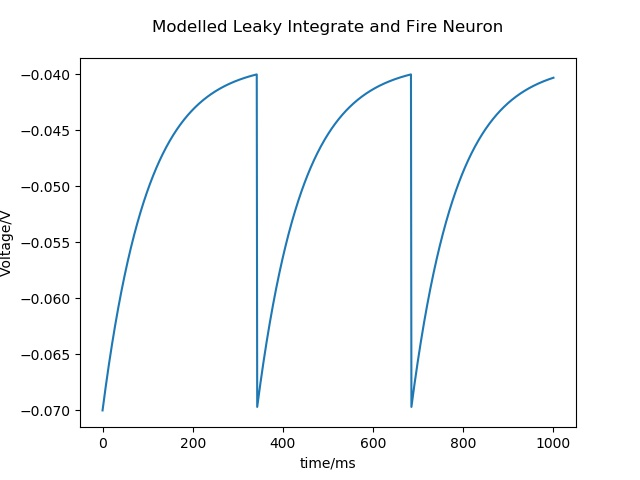

Generate this figure with Julia:
#CW3

#Q1

# Simulate an integrate and fire model with parameters below for one second
# tau_m = 10ms       Membrane time constant
# E_L = V_r = -70mV  Leak Potential, Reset Voltage
# V_t = -40mV        Threshold voltage
# R_m = 10M          Membrane Resistance (receprocal of conductance)
# I_e = 3.1nA

# Use Euler's method with time step delta_t = 1ms
# Plot the voltage as a function of time
# No Refractory period
# Once voltage exceeds V_t set voltage to V_r


using Printf
using PyPlot
using Distributions

const global tau_m = 0.01
const global E_L = -0.07
const global V_r = -0.07
const global V_t = -0.04
const global R_m = 10000000
const global C_m = 1/R_m
const global I_e = 0.0000000031
const global delta_t = 0.001



#Update a voltage amount for time step
function voltageUpdate(voltage::Float64)
    #Taken from conor's notes
    # tau_m dV/dt = E_L - V + R_m*I_e
    update = ((E_L - voltage) + (R_m*I_e))
    update = update * tau_m

    newVoltage = voltage + update

    return newVoltage
end

#Check if voltage is above V_t
function checkReset(voltage::Float64)
    if voltage > V_t
        return true
    else
        return false
    end
end

#Use pyplot to plot voltages vector and save to file
function plotVoltage(voltages::Vector{Float64})
    plot(voltages)
    plt.title("Modelled Leaky Integrate and Fire Neuron\n")
    plt.xlabel("time/ms")
    plt.ylabel("Voltage/V")
    savefig("linf.jpg")
    println("File saved to linf.jpg")
end



#Model a single linf neuron and plot voltage against time
function q1()
    voltage = zeros(1001)
    voltage[1] = V_r
    # 2:1001 to account for t[0] stored at voltage[1] due to Julia
    for t in 2:1001
        voltage[t] = voltageUpdate(voltage[t-1])
        if checkReset(voltage[t])
            voltage[t] = V_r
        end

    end
    plotVoltage(voltage)
end









#Question 2
# Simulate two neurons with synaptic connection between each other
# First projects to second
# Second projects to first

const global tau_m2 = 0.02
const global V_r2 = -0.08
const global V_t2 = -0.054
const global R_mI_e = 0.018
const global R_mg_s = 0.15
const global P = 0.5
const global tau_s = 0.010

#Simulate two cases
# a) assuming synapses are excitatory with E_s = 0
# b) assuming synapses are inhibitory with E_s = -0.08

#Set the inital membrane potentials of neurons to different random values V_r:V_t
#Simulate 1s of activity
#Plot each case plot neurons together differentiated by colour


function checkReset2(voltage::Float64)
    if voltage > V_t2
        return true
    else
        return false
    end
end

function updateVoltages2(v1::Float64, v2::Float64, sUp::Float64, sDown::Float64, E_s::Float64)
    update = Vector{Float64}(undef,2)

    # Input voltage is from neuron 2
    update[1] = ((E_L - v2) + (R_mI_e))    +    (R_mg_s * sDown * (E_s - v2))
    update[1] = update[1] * tau_m2

    # Input voltage is from neuron 1
    update[2] = ((E_L - v1) + (R_mI_e))    +    (R_mg_s * sUp *   (E_s - v1))
    update[2] = update[2] * tau_m2

    return update
end

function plotVoltages2(v1::Vector{Float64}, v2::Vector{Float64}, file::String)
    plot(v1,v2)
    plt.title("Modelled Pair of Linked Leaky Integrate and Fire Neurons\n")
    plt.xlabel("time/ms")
    plt.ylabel("Voltage/V")
    savefig(file)
    println("File saved to ", file, "\n")
end

function q2()
    voltage1 = zeros(1001)
    voltage1[1] = rand(Uniform(V_r2,V_t2))
    voltage2 = zeros(1001)
    voltage2[1] = rand(Uniform(V_r2,V_t2))

    synapseUp = 0.0::Float64
    synapseDown = 0.0::Float64

    update = Vector{Float64}(undef,2)

    for t in 2:1001
        update = updateVoltages2(voltage1[t-1], voltage2[t-1], synapseUp, synapseDown, 0.0)
        voltage1[t] = update[1]
        voltage2[t] = update[2]

        if checkReset2(voltage1[t])
            voltage1[t] = V_r2
            synapseUp += P
        end
        if checkReset2(voltage2[t])
            voltage2[t] = V_r2
            synapseDown += P
        end
    end
    plotVoltages2(voltage1,voltage2, "pairEx.jpg")

    synapseUp = 0.0
    synapseDown = 0.0

    for t in 2:1001
        update = updateVoltages2(voltage1[t-1], voltage2[t-1], synapseUp, synapseDown, -0.08)
        voltage1[t] = update[1]
        voltage2[t] = update[2]

        if checkReset2(voltage1[t])
            voltage1[t] = V_r2
            synapseUp += P
        end
        if checkReset2(voltage2[t])
            voltage2[t] = V_r2
            synapseDown += P
        end
    end

    plotVoltages2(voltage1, voltage2, "pairIn.jpg")
end



# Call question functions
q1()
q2()
